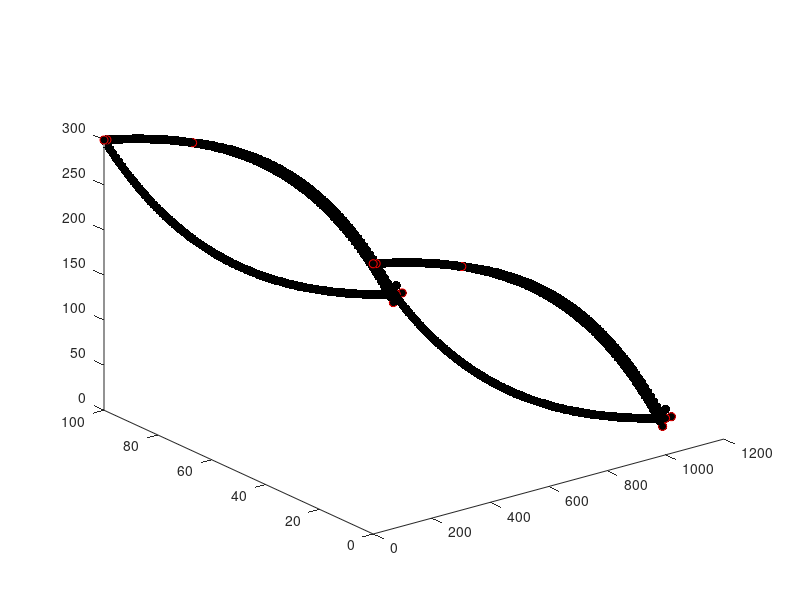

MATLAB code to generate this figure:
%% Here's how the node list is going to be set up:
%  . == basal nodes
%  o == surface nodes
% (xxx) == node # in node list 
%
%       o(2*b+s+1)____
%      /              ____
% (2*b+1)  .(b+1)         ---_____             
%    o____                         --------____   (2*b + 2*s)        
%  ./         ------_________                ----____o
%  1\____                    ___________________    / \. (2*b)
%        \__________                            ---o  /(2*b + s)
%                   -----------____________________\./ (b)
%
%%
clear;clf;
% first: what are you going to call this poly file?
str = 'lense3D_endeb_better.poly';

x_nodes = 100;                           % number nodes in X-dir
L = 1000;                                % length of domain in X-dir
x = linspace(0,L,x_nodes);               % X-dir


% simple testing:
% bas = zeros(length(x),1);
% srf = 100*ones(length(x),1);
% srf = srf(2:end-1);
% xsrf = x(2:end-1);

basal = 300*exp(-x/500);            % basal position function
a =  -28.3223;                      % ???
n_basal = 2.37e-03;                 % ???
c = 328.3223;                       % ???
surface = a*exp(n_basal*x)+c;       % surface position function
surface = surface(2:end-1);         % trimming the surface topo
x_surface = x(2:end-1);             % x corresponding to # surface pts.
%% dz determination

debris_start = 300;
debris_thickness = 10;
xmax = max(x);


xdebris = x(x > debris_start);
zdebris = [surface(x_surface > debris_start) basal(end)];

%find the slope of the debris thickness increase
m = debris_thickness/(xmax - debris_start);
dz = m*(xdebris-debris_start); %y = mx, equal to thickness of debris on top of surface

zdebris = zdebris + dz; 
debris_end = [debris_thickness+xmax, basal(end)]; %[x, z]

xdebris = [xdebris debris_end(1)+debris_thickness]; %Make it a bit extra thick at the base by adding 1.5* debris thickness to x value
zdebris = [zdebris debris_end(2)];

glacier_width = 100;                        % width between Y0 / Y1 faces

n_basal = length(basal);        %num basal nodes
n_surface = length(surface);    %num surface nodes
n_debris = length(xdebris);

% useful corner nodes:

b1 = 1;
b2 = n_basal;
b3 = n_basal+1;
b4 = 2*n_basal;

s1 = 2*n_basal + 1;
s2 = 2*n_basal + n_surface;
s3 = 2*n_basal + n_surface + 1;
s4 = 2*n_basal + 2*n_surface;

d1 = 2*n_basal + 2*n_surface + 1;
d2 = 2*n_basal + 2*n_surface + n_debris;
d3 = 2*n_basal + 2*n_surface + n_debris + 1;
d4 = 2*n_basal + 2*n_surface + 2*n_debris;

ds1 = 2*n_basal + n_surface - n_debris + 3;
ds2 = 2*n_basal + 2*n_surface - n_debris + 3;

corners = [b1 b2 b3 b4 s1 s2 s3 s4 d1 d2 d3 d4 ds1 ds2];

%% ---------------------------- NODES ----------------------------------%%
nodes = NaN*ones(n_basal+n_basal+n_surface+n_surface+2*length(zdebris), 4);       % empty node matrix to be filled in

% BASAL nodes: ------------------------------------------------------------
% front side (step one, 1 to b):
for i = 1 : n_basal
    ii = i;
    nodes(i,1) = i;                 % this is the node number
    nodes(i,2) = x(ii);             % x
    nodes(i,3) = glacier_width;     % y, front face
    nodes(i,4) = basal(ii);         % z, basal
end;
% back side: (note the loop counter) (step two, b+1 to 2b)
for i = (n_basal+1) : (2*n_basal)
    ii = i-n_basal;
    nodes(i,1) = i;                 % this is the node number
    nodes(i,2) = x(ii);             % x
    nodes(i,3) = 0;                 % y, back face
    nodes(i,4) = basal(ii);           % z, basal
end;

% SURFACE nodes: ----------------------------------------------------------
% front side: (step 4, 2b+1 to 2b+s)
for i = (2*n_basal) + 1 : (2*n_basal) + n_surface
    ii = i-2*n_basal;
    nodes(i,1) = i;                 % this is the node number
    nodes(i,2) = x_surface(ii);          % x
    nodes(i,3) = glacier_width;                 % y, back face
    nodes(i,4) = surface(ii);           % z, surface
end;
% back side (bounds of loop are written this way for clarity): (step 5,
% 2b+s+1 to 2b+2s)
for i = (2*n_basal + n_surface) + 1 : (2*n_basal + 2*n_surface)
    ii = i-(2*n_basal)-n_surface;
    nodes(i,1) = i;                 % this is the node number
    nodes(i,2) = x_surface(ii);          % x
    nodes(i,3) = 0;                 % y, back face
    nodes(i,4) = surface(ii);           % z, surface
end;

% DEBRIS nodes: ----------------------------------------------------------
% front side:
for i = (2*n_basal + 2*n_surface) + 1 : (2*n_basal + 2*n_surface) + n_debris
    ii = i-2*n_basal-2*n_surface;               %incrementing through this section only
    nodes(i,1) = i;                 % this is the node number
    nodes(i,2) = xdebris(ii);     % x location of this node
    nodes(i,3) = glacier_width;     % y set to glacier width for all nodes
    nodes(i,4) = zdebris(ii);       % z, surface (I think this should be debris surface)
end;
% back side (bounds of loop are written this way for clarity):
for i = (2*n_basal + 2*n_surface + n_debris) + 1 : (2*n_basal + 2*n_surface) + 2*n_debris
    ii = i-(2*n_basal)-2*n_surface-n_debris; % incrementing through this section only
    nodes(i,1) = i;                 % this is the node number
    nodes(i,2) = xdebris(ii);     % x
    nodes(i,3) = 0;                 % y, back face
    nodes(i,4) = zdebris(ii);       % z, surface
end;

% PLOT for sanity check:
plot3(nodes(:,2)  ,nodes(:,3)  ,nodes(:,4),'k.', 'MarkerSize', 20); hold on;
plot3(nodes(corners,2)  ,nodes(corners,3)  ,nodes(corners,4),'ro'); hold on;

%% ---------------------------- FACETS ---------------------------------%%

% Z0 (basal) --------------------------------------------------------------
% z0 face first: you will have (b-1) quadrilateral faces
z0header = NaN*ones(n_basal-1,3); % 3 numbers make up a header
z0facets = NaN*ones(n_basal-1,5); % 1 number saying the number of nodes we'll have
                            % and 4 nodes comprising the actual facet
flag = 16;                  % Z0 flag;
                

for f = 1 : n_basal-1
                             % Here's what the header means:
    z0header(f,1) = 1;       % "1 facet follows this header"
    z0header(f,2) = 0;       % "with 0 attributes"?
    z0header(f,3) = flag;    % "and this (Z0 = 16) flag"

    z0facets(f,1) = 4;      % # of points to follow (4, it's a quadrilateral)
                            % "listed in this order" (follows right-hand
                            % rule, normal vector OUTWARD):
    z0facets(f,2) = f+1;             %   b+f----b+f+1
    z0facets(f,3) = f;               %   |   Z0   |
    z0facets(f,4) = f+n_basal;       %   |        |
    z0facets(f,5) = f+1+n_basal;     %   f------f+1
end;

% Z1 ice (surface) ------------------------------------------------------------
% z1 face next: you will have (s-1) + 1 (left side) + 1 (right side) quadrilateral faces
z1header = NaN*ones(1 + n_surface-1 + 1 ,3); % 3 numbers make up a header
z1facets = NaN*ones(1 + n_surface-1 + 1 ,4); % 1 number saying the number of nodes we'll have
                            % and 4 nodes comprising the actual facet
flag = 32;                  % Z1 flag;

% start w/ left side
z1header(1,1) = 1;
z1header(1,2) = 0;
z1header(1,3) = flag;

z1facets(1,1) = 4;                          %  (b+1)     (2b+s+1)
z1facets(1,2) = 1;                            %  ._________o
z1facets(1,3) = 2*n_basal + 1;                %  |         |
z1facets(1,4) = 2*n_basal + n_surface + 1;    %  |(1)      |
z1facets(1,5) = n_basal + 1;                  %  ._________o (2b+1)

counter = 2; % start after the first facet listed above

% loop over surface
for f = (2*n_basal + 1) : (2*n_basal + n_surface) - 1
    
                             % Here's what the header means:
    z1header(counter,1) = 1;       % "1 facet follows this header"
    z1header(counter,2) = 0;       % "with 0 attributes"?
    if (f >= ds1)
        flag = 0;
    end
    z1header(counter,3) = flag;    % "and this (Z0 = 16) flag"


    z1facets(counter,1) = 4;      % # of points to follow 
                            % "listed in this order" (follows right-hand
                            % rule, normal vector OUTWARD):
    z1facets(counter,2) = f;                %   f+s----f+s+1
    z1facets(counter,3) = f+1;              %   |        |
    z1facets(counter,4) = f+n_surface+1;    %   |        |
    z1facets(counter,5) = f+n_surface;      %   f------f+1
    
    counter = counter + 1;
end;

% end w/ right side
z1header(end,1) = 1;
z1header(end,2) = 0;
z1header(end,3) = 0;

z1facets(end,1) = 4;                            %  (2b+2s)   (2b)
z1facets(end,2) = n_basal;                      %  o_________.
z1facets(end,3) = 2*n_basal;                    %  |         |
z1facets(end,4) = 2*n_basal + 2*n_surface;      %  |(2b+s)   |
z1facets(end,5) = 2*n_basal + n_surface;        %  o_________. (b)

% Z1 debris (surface) ------------------------------------------------------------
% z1 face next: you will have (s-1) + 1 (left side) + 1 (right side) quadrilateral faces
z1debris_header = NaN*ones(1 + n_debris  ,3); % 3 numbers make up a header
z1debris_facets = NaN*ones(1 + n_debris  ,4); % 1 number saying the number of nodes we'll have
                            % and 4 nodes comprising the actual facet
flag = 32;                  % Z1 flag;

% start w/ left side
z1debris_header(1,1) = 1;
z1debris_header(1,2) = 0;
z1debris_header(1,3) = flag;

z1debris_facets(1,1) = 4;                          
z1debris_facets(1,2) = ds1-1;                         
z1debris_facets(1,3) = d1;                
z1debris_facets(1,4) = d3;   
z1debris_facets(1,5) = ds2-1;                 

counter = 2; % start after the first facet listed above

% loop over surface
for f = d1 : d2 - 1
    
                             % Here's what the header means:
    z1debris_header(counter,1) = 1;       % "1 facet follows this header"
    z1debris_header(counter,2) = 0;       % "with 0 attributes"?
    z1debris_header(counter,3) = flag;    % "and this (Z0 = 32) flag"


    z1debris_facets(counter,1) = 4;      % # of points to follow 
                            % "listed in this order" (follows right-hand
                            % rule, normal vector OUTWARD):
    z1debris_facets(counter,2) = f;                %   f+s----f+s+1
    z1debris_facets(counter,3) = f+1;              %   |        |
    z1debris_facets(counter,4) = f+n_debris+1;     %   |        |
    z1debris_facets(counter,5) = f+n_debris;       %   f------f+1
    
    counter = counter + 1;
end;

% last facet tucks under, connecting last debris node to last basal ice
% mode
flag = 16;
z1debris_header(end,1) = 1;
z1debris_header(end,2) = 0;
z1debris_header(end,3) = flag;

z1debris_facets(end,1) = 4;                          
z1debris_facets(end,2) = d4;                         
z1debris_facets(end,3) = d2;                
z1debris_facets(end,4) = b2;   
z1debris_facets(end,5) = b4;

% Y0 (front side) ---------------------------------------------------------
% on the front side you'll have (s-1) quadrilateral elements and (2)
% triangular elements (on the left and right sides -- deal w/ those last)
y0header = NaN*ones(n_surface-1,3); % 3 numbers make up a header
y0facets = NaN*ones(n_surface-1,5); % 1 number saying the number of nodes we'll have
                            % and 4 nodes comprising the actual facet
flag = 4;                   % Y0 flag;


% this is a really important array: 
%   the 1st column are front basal node numbers excluding the ends
%   the 2nd column are front surface node numbers:
indices = [[2:n_basal-1]' [2*n_basal+1:2*n_basal+n_surface]']; % call it I in the pic below

for f = 1 : n_surface-1
    y0header(f,1) = 1;
    y0header(f,2) = 0;
    y0header(f,3) = flag;

    y0facets(f,1) = 4;                   %  I(f,2)   I(f+1,2)
    y0facets(f,2) = indices(f,1);        %  o_________o
    y0facets(f,3) = indices(f+1,1);      %  |         |
    y0facets(f,4) = indices(f+1,2);      %  |I(f,1)   |
    y0facets(f,5) = indices(f,2);        %  ._________. I(f+1,1)
end

% Y1 (back side) ;) -------------------------------------------------------
% on the back side you'll have (s-1) quadrilateral elements and (2)
% triangular elements (on the left and right sides -- deal w/ those last)
y1header = NaN*ones(n_surface-1,3); % 3 numbers make up a header
y1facets = NaN*ones(n_surface-1,5); % 1 number saying the number of nodes we'll have
                            % and 4 nodes comprising the actual facet
flag = 8;                   % Y1 flag;


% this is a really important array: 
%   the 1st column are front basal node numbers excluding the ends
%   the 2nd column are front surface node numbers: (should maybe say "back"
%   not "front"?
indices = [[n_basal+2:n_basal+n_basal-1]' [2*n_basal+n_surface+1:2*n_basal+2*n_surface]']; % call it I in the pic below

for f = 1 : n_surface-1
    y1header(f,1) = 1;
    y1header(f,2) = 0;
    y1header(f,3) = flag;               % Note that outward normal is INTO
                                        % page for this order:
    y1facets(f,1) = 4;                  %  I(f,2)   I(f+1,2)
    y1facets(f,2) = indices(f+1,1);     %  o_________o
    y1facets(f,3) = indices(f,1);       %  |         |
    y1facets(f,4) = indices(f,2);       %  |I(f,1)   |
    y1facets(f,5) = indices(f+1,2);     %  ._________. I(f+1,1)
end

% Y0 / Y1 TRIANGULAR FACETS ON LEFT AND RIGHT SIDE ------------------------
% there are 4 of these

yTRIhead = NaN*ones(4,3);
yTRIface = NaN*ones(4,4); % now we have 3 pts defining a facet, so 4 cols

% Y0 (front) triangles
flag = 4;

% left:
yTRIhead(1,:) = [1 0 flag];
yTRIface(1,:) = [3      1       2       (2*n_basal+1)];    
% right:
yTRIhead(2,:) = [1 0 flag];
yTRIface(2,:) = [3      (n_basal-1)   n_basal       (2*n_basal+n_surface)];      

% Y1 (back) triangles 
flag = 8;

% left:
yTRIhead(3,:) = [1 0 flag];
yTRIface(3,:) = [3      (n_basal+2)   (n_basal+1)   (2*n_basal+n_surface+1)];    
% right:
yTRIhead(4,:) = [1 0 flag];
yTRIface(4,:) = [3      (2*n_basal)   (2*n_basal-1) (2*n_basal+2*n_surface)];

%% DEBRIS FACETS left / right side -----------------------------------------
% Y0D (front debris side) -------------------------------------------------
% on the front side you'll have (d-1) quadrilateral elements and (2)
% triangular elements (on the left and right sides -- deal w/ those last)
flag = 4;                   % Y0 flag;

% this is a really important array: 
%   the 1st column are front surface nodes excluding those before the
%   debris and at the ends
%   the 2nd column are the debris surface nodes excluding the start and the
%   end?
surf_indices = [(ds1:s2) b2]; %+1 for indexing, +1 to skip the first
debris_indices = [d1:d2-1]; %+1 for indexing, +1 to skip the first 

indices = [surf_indices' debris_indices']; % call it I in the pic below

%preallocate
y0header_debris = NaN*ones(length(indices)-1,3);
y0facets_debris = NaN*ones(length(indices)-1,5);

% Debris Y0
for f = 1 : length(indices)-1
    y0header_debris(f,1) = 1;
    y0header_debris(f,2) = 0;
    y0header_debris(f,3) = flag;

    y0facets_debris(f,1) = 4;                   %  I(f,2)   I(f+1,2)
    y0facets_debris(f,2) = indices(f,1);        %  o_________o
    y0facets_debris(f,3) = indices(f,2);      %  |         |
    y0facets_debris(f,4) = indices(f+1,2);      %  |I(f,1)   |
    y0facets_debris(f,5) = indices(f+1,1);        %  ._________. I(f+1,1)
end


% Y1D (back debris side) -------------------------------------------------
% on the front side you'll have (d-1) quadrilateral elements and (2)
% triangular elements (on the left and right sides -- deal w/ those last)
flag = 8;                   % Y1 flag;


% this is a really important array: 
%   the 1st column are front surface nodes excluding those before the
%   debris and at the ends
%   the 2nd column are the debris surface nodes excluding the start and the
%   end?

surf_indices = [(ds2:s4) b4];
debris_indices = [d3:d4-1];

indices = [surf_indices' debris_indices']; % call it I in the pic below

%preallocate
y1header_debris = zeros(length(indices)-1,3);
y1facets_debris = zeros(length(indices)-1,5);

% Debris Y0
for f = 1 : length(indices)-1
    y1header_debris(f,1) = 1;
    y1header_debris(f,2) = 0;
    y1header_debris(f,3) = flag;

    y1facets_debris(f,1) = 4;                   %  I(f,2)   I(f+1,2)
    y1facets_debris(f,2) = indices(f,1);        %  o_________o
    y1facets_debris(f,3) = indices(f+1,1);      %  |         |
    y1facets_debris(f,4) = indices(f+1,2);      %  |I(f,1)   |
    y1facets_debris(f,5) = indices(f,2);        %  ._________. I(f+1,1)
end

%% Figure out debris layer triangular facets

% Y0D / Y1D TRIANGULAR FACETS ON LEFT AND RIGHT SIDE ----------------------
% there are 4 of these

yTRIhead_debris = NaN*ones(4,3);
yTRIface_debris = NaN*ones(4,4); % now we have 3 pts defining a facet, so 4 cols

% Y0 (front) triangles
flag = 4;

% left:
yTRIhead_debris(1,:) = [1 0 flag];
yTRIface_debris(1,:) = [3 d1 ds1 ds1-1]; %not sure what the first numbers are here
% right:
yTRIhead_debris(2,:) = [1 0 flag];
yTRIface_debris(2,:) = [3 b2 d2-1 d2]; %what does the 3 mean

% Y1 (back) triangles 
flag = 8;

% left:
yTRIhead_debris(3,:) = [1 0 flag];
yTRIface_debris(3,:) = [3 d3 ds2-1 ds2];    
% right:
yTRIhead_debris(4,:) = [1 0 flag];
yTRIface_debris(4,:) = [3 d4 d4-1 b4];

%% BECAUSE C++ / TETGEN LIBRARY NUMBER EVERYTHING STARTING FROM 0, WE 
%  SUBTRACT 1 EVERYWHERE.

% concatenate all the header / facet lists for QUADRILATERAL ELEMENTS:
header4 = [z0header;
          z1header;
          z1debris_header;
          y0header;
          y1header;
          y0header_debris;
          y1header_debris];

facets4 = [z0facets;
          z1facets;
          z1debris_facets;
          y0facets;
          y1facets;
          y0facets_debris;
          y1facets_debris];

tri_facets = [yTRIface;
              yTRIface_debris];
          
tri_headers = [yTRIhead;
               yTRIhead_debris];

      
% now subtract 1 from the node list:
nodes(:,1) = nodes(:,1) - 1;
% now subtract 1 from the facets4 and yTRIface and yTRIface_debris lists:
facets4 (:,2:5) = facets4 (:,2:5) - 1;
tri_facets(:,2:4) = tri_facets(:,2:4) - 1;


%% NOW WE WRITE TO FILE
format short g
fid = fopen(str,'w');

% node header:
fmt    = '%d %d %d %d\n';
header = [length(nodes) 3   0   0];
fprintf(fid, fmt, header);

% write nodes:
fmt    = '%d %f %f %f\n';
for n = 1:length(nodes)
    fprintf(fid, fmt, nodes(n,:));
end;

% facet header:
n_facets = length(header4) + length(tri_headers); %why are we counting facets by headers
header = [n_facets 1];
fmt    = '%d %d\n';
fprintf(fid, fmt, header);

% write quadrilateral facets 
% (alternate header and facet row by row)
n_quads = length(header4);
fmthead  = '%d %d %d\n';
fmtfacet = '%d %d %d %d %d\n';
for n = 1:n_quads
    fprintf(fid, fmthead , header4(n,:));
    fprintf(fid, fmtfacet, facets4(n,:));
end;

% same for triangular elements:
n_tris = length(tri_headers);
fmtfacet = '%d %d %d %d\n';
for n = 1:n_tris
    fprintf(fid, fmthead , tri_headers(n,:));
    fprintf(fid, fmtfacet, tri_facets(n,:));
end;

% our mesh has 0 holes:
fprintf(fid, '%d\n', 0);

% number of regions?
REGIONS = 2; % ICE --- ROCK --- ICE
fprintf(fid, '%d\n', REGIONS);

% region description:
%         [region #     x0        y0                z0      nmat    maximum elem. size]
regions = [0            mean(x)   glacier_width/2   100     0           1e9;
           1            mean(x)   glacier_width/2   240     1           1e9];

fmt = '%d %f %f %f %d %f\n';
for n = 1:REGIONS
    fprintf(fid,fmt,regions(n,:));
end;
fclose(fid);
      












































